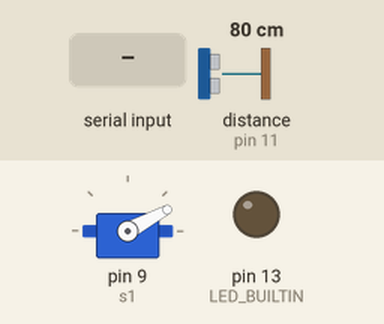
The sketch below on a simulated Arduino Mega 2560, built with avr-gcc and run on an emulated ATmega2560. Parts: servo, output pins drawn as LEDs (lit = HIGH). Wiring (inferred from the names in the program): ultrasonic range finder: trigger pin 12; echo pin 11. The inputs (shaded band) are chosen by the test bench; at power-on: distance to the obstacle (sensor on pin 11) 80 cm. The echo pulse lasts 58.3 µs per cm; pins used as bus, display or sensor lines are not drawn; what the sketch prints to the serial monitor is not drawn.

Above: at 1.28 s.
1.3 s: distance to the obstacle (sensor on pin 11) set to 2 cm
At 1.77 s:
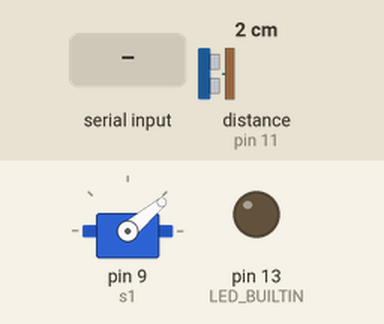
4.3 s: "n" received over Serial
At 4.3 s:
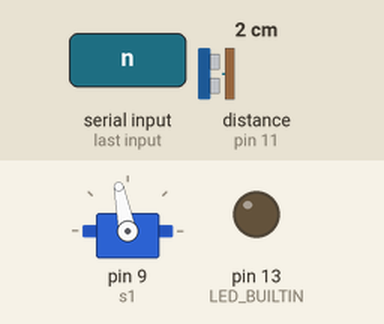
7.3 s: "w" received over Serial
At 7.3 s:
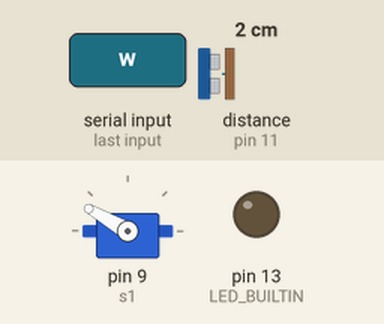
10.3 s: "d" received over Serial
At 12.22 s:
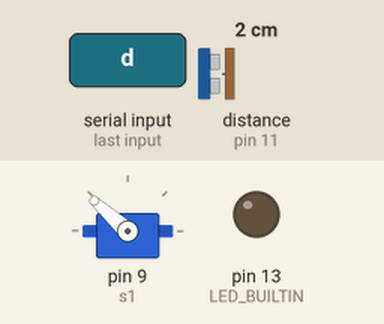
13.3 s: "s" received over Serial
16.3 s: distance to the obstacle (sensor on pin 11) set to 60 cm
Timing chart, 0 to 20.3 s (numbered marks = the images above; inputs shaded):
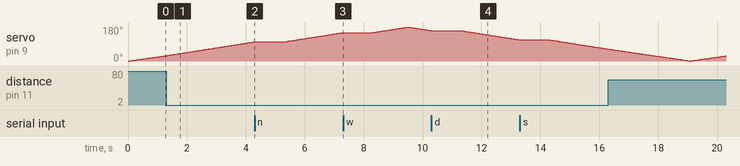

The sketch:

Cordded_Sonar_car_test.ino
```cpp
#include <Servo.h>

#define ENABLE1 8
#define ENABLE2 10
#define DIRA1 24
#define DIRB1 25
#define DIRA2 26
#define DIRB2 27

const int trigPin=12;
const int echoPin=11;
long  duration;
int distance;
Servo s1;

void setup() {
  Serial.begin(9600);
  pinMode(trigPin,OUTPUT);
  pinMode(echoPin,INPUT);
  s1.attach(9);
  pinMode(LED_BUILTIN, OUTPUT);
}

void  loop(){
  Serial.read();
    for(int i=0;i<180;i=i+1){
        s1.write(i);
        delay(30);
        distance = calDist();
        Serial.print(i);
        Serial.print(",");
        Serial.print(distance);
        Serial.print(".");
          delay(10);
        run();
     }
    for(int i=180;i>0;i=i-1){
        s1.write(i);
        delay(30);
        distance = calDist();
        Serial.print(i);
        Serial.print(",");
        Serial.print(distance);
        Serial.print(".");
          delay(10);

      run();
    }
}

    int calDist(){
       digitalWrite(trigPin, LOW);
       delayMicroseconds(2);
       digitalWrite(trigPin, HIGH);
       delayMicroseconds(10);
       digitalWrite(trigPin,  LOW);
       duration = pulseIn(echoPin, HIGH, 30000); // 30ms timeout
       distance= duration*0.034/2;
       return distance;
}
```

Movement.ino
```cpp
unsigned long lastCheckTime = 0;
const unsigned long checkInterval = 100; // Check every 100ms
int speed= 128;

void run() {
  unsigned long currentTime = millis();
  if (currentTime - lastCheckTime >= checkInterval) {
    lastCheckTime = currentTime;

    if (Serial.available()) {
      Serial.read();
      String mo = Serial.readString();
      char mov = mo.charAt(0);
      switch(mov) {
        case 'n': stopMove(); digitalWrite(LED_BUILTIN, LOW); break;
        case 'w': forward(); digitalWrite(LED_BUILTIN, HIGH); break;
        case 'd': right(); digitalWrite(LED_BUILTIN, HIGH); break;
        case 's': back(); digitalWrite(LED_BUILTIN, HIGH); break;
        case 'a': left(); digitalWrite(LED_BUILTIN, HIGH); break;
      }
    }
  }
}
void stopMove(){
  digitalWrite(ENABLE1, LOW);
  digitalWrite(ENABLE2, LOW);
  digitalWrite(DIRA1, LOW);
  digitalWrite(DIRB1, LOW);
  digitalWrite(DIRA2, LOW);
  digitalWrite(DIRB2, LOW);
}

void forward(){
  analogWrite(ENABLE1, speed);
  analogWrite(ENABLE2, speed);
  digitalWrite(DIRA1, HIGH);
  digitalWrite(DIRA2, HIGH);
  digitalWrite(DIRB1, LOW);
  digitalWrite(DIRB2, LOW);
}

void right(){
  analogWrite(ENABLE1, speed);
  analogWrite(ENABLE2, speed);
  digitalWrite(DIRA1, HIGH);
  digitalWrite(DIRA2, LOW);
  digitalWrite(DIRB1, LOW);
  digitalWrite(DIRB2, HIGH);
}
void left(){
  analogWrite(ENABLE1, speed);
  analogWrite(ENABLE2, speed);
  digitalWrite(DIRA1, LOW);
  digitalWrite(DIRA2, HIGH);
  digitalWrite(DIRB1, HIGH);
  digitalWrite(DIRB2, LOW);
}
void back(){
  analogWrite(ENABLE1, speed);
  analogWrite(ENABLE2, speed);
  digitalWrite(DIRA1, LOW);
  digitalWrite(DIRA2, LOW);
  digitalWrite(DIRB1, HIGH);
  digitalWrite(DIRB2, HIGH);
}
```
